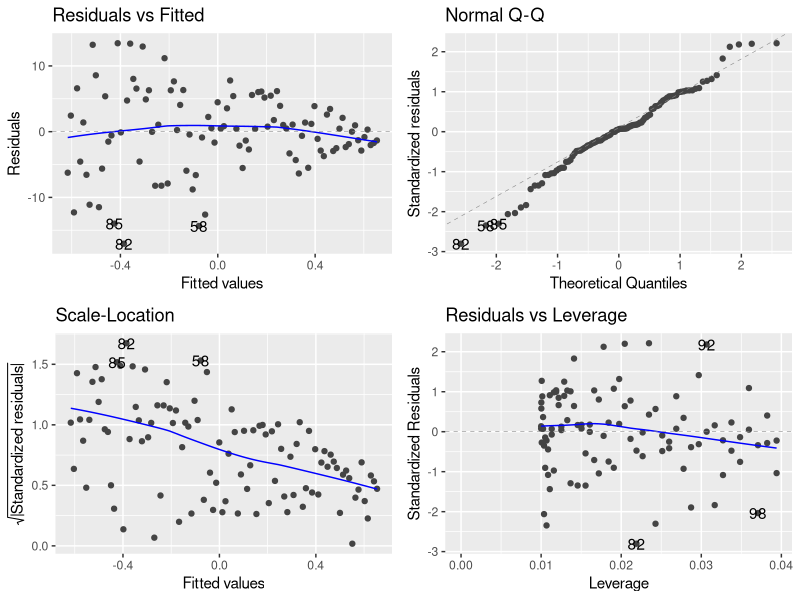
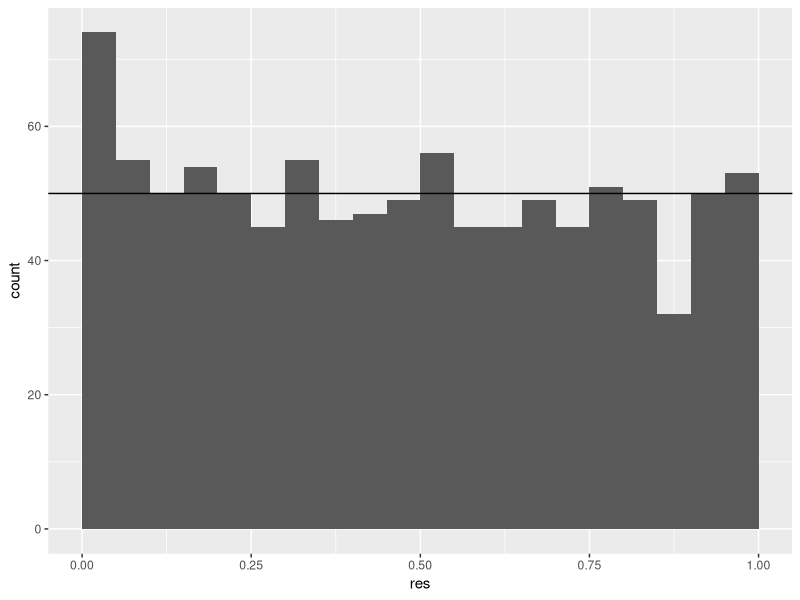
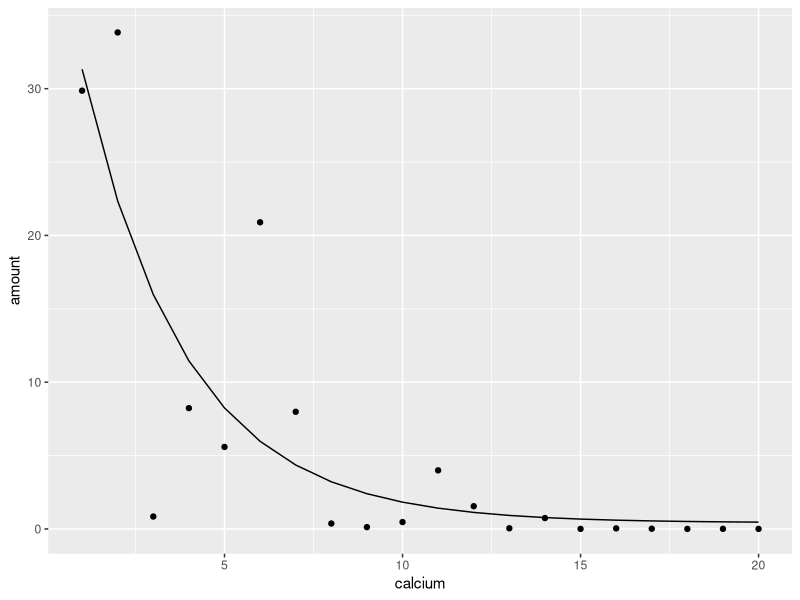

Generate these figures, in order, with R:
## ---- chunk 1
knitr::opts_chunk$set(echo = TRUE)
## ---- chunk 2
n <- 100
x <- 1:n
y <- rnorm(n, mean = 0, sd = seq(1, 10, length = n))

mod <- lm(y ~x)
library("ggfortify")
autoplot(mod)
anova(mod)
names(anova(mod))
anova(mod)$Pr[1]
## ---- chunk 3
res <- replicate(1000, {
  y <- rnorm(n, mean = 0, sd = seq(1, 10, length = n))
  mod <- lm(y ~x)
  anova(mod)$Pr[1]
})
ggplot(data.frame(res), aes(x = res)) + 
  geom_histogram(binwidth = 0.05, center = 0.025) + 
  geom_hline(yintercept = 50)
sum(res < 0.05)
## ---- chunk 4
if(interactive()){
  amount <- read.csv("data/amount.csv")
}else{
  amount <- read.csv("../../data/amount.csv")
}
knitr::kable(head(amount))
## ---- chunk 5
library(nlme)
fit.nls<-nls(amount ~ b0 + b1 * exp(b2 * calcium), data = amount, 
             start = c(b0 = 0, b1 = 20, b2 = -1))
summary(fit.nls)

## ---- chunk 6
coef(fit.nls)["b0"] + coef(fit.nls)["b1"] * exp(coef(fit.nls)["b2"] * 10)
predict(fit.nls, newdata = data.frame(calcium = 10))

ggplot(cbind(amount, fit = fitted(fit.nls)), aes(x = calcium, y = amount)) +
  geom_point() +
  geom_line(aes(y = fit))
